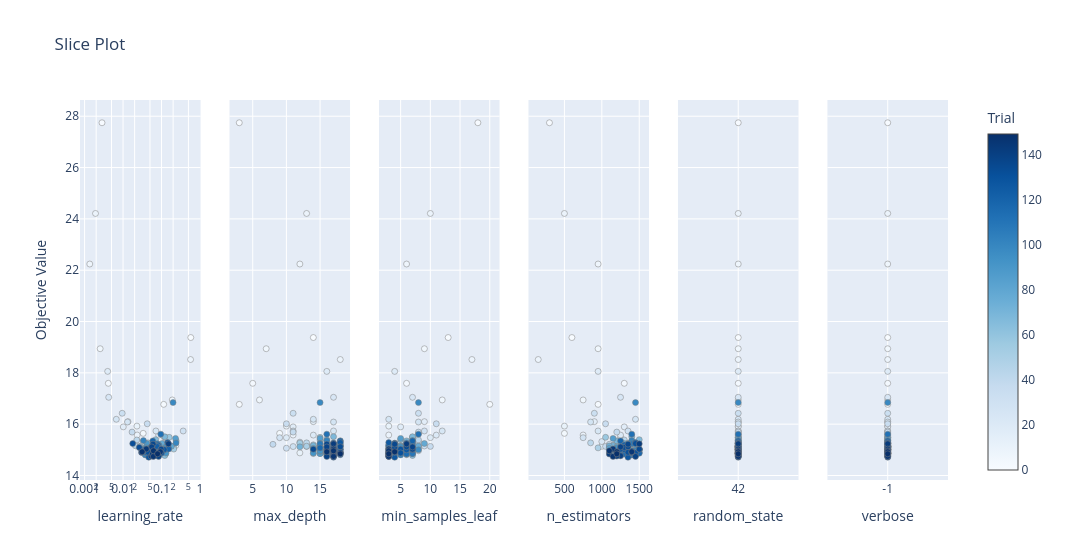

Here is the notebook cell this chart was saved with:
### Code cell
# A "slice" of the search space for each individual parameter.
# It reveals the "shape" of the optimal region. If all the high-performing dots are clustered at the very edge of your search range (e.g., learning_rate at 0.001), it’s a sign you should shift your search boundaries further in that direction.
optuna.visualization.plot_slice(Optuna_Study)

### Figure 1 — Plotly figure (JSON) as saved in the notebook; plotly's stock layout.template omitted (floating-point values rounded to 4 significant figures; data arrays with more than 128 entries replaced by an {"elided": "..."} marker saying what was removed)
{"data": [{"marker": {"color": {"elided": "150 int values"}, "colorbar": {"title": {"text": "Trial"}, "x": 1.0, "xpad": 40}, "colorscale": [[0.0, "rgb(247,251,255)"], [0.125, "rgb(222,235,247)"], [0.25, "rgb(198,219,239)"], [0.375, "rgb(158,202,225)"], [0.5, "rgb(107,174,214)"], [0.625, "rgb(66,146,198)"], [0.75, "rgb(33,113,181)"], [0.875, "rgb(8,81,156)"], [1.0, "rgb(8,48,107)"]], "line": {"color": "Grey", "width": 0.5}, "showscale": true}, "mode": "markers", "name": "Feasible Trial", "showlegend": false, "type": "scatter", "x": {"elided": "150 float values"}, "xaxis": "x", "y": {"elided": "150 float values"}, "yaxis": "y"}, {"marker": {"color": {"elided": "150 int values"}, "colorbar": {"title": {"text": "Trial"}, "x": 1.0, "xpad": 40}, "colorscale": [[0.0, "rgb(247,251,255)"], [0.125, "rgb(222,235,247)"], [0.25, "rgb(198,219,239)"], [0.375, "rgb(158,202,225)"], [0.5, "rgb(107,174,214)"], [0.625, "rgb(66,146,198)"], [0.75, "rgb(33,113,181)"], [0.875, "rgb(8,81,156)"], [1.0, "rgb(8,48,107)"]], "line": {"color": "Grey", "width": 0.5}, "showscale": false}, "mode": "markers", "name": "Feasible Trial", "showlegend": false, "type": "scatter", "x": {"elided": "150 int values"}, "xaxis": "x2", "y": {"elided": "150 float values"}, "yaxis": "y2"}, {"marker": {"color": {"elided": "150 int values"}, "colorbar": {"title": {"text": "Trial"}, "x": 1.0, "xpad": 40}, "colorscale": [[0.0, "rgb(247,251,255)"], [0.125, "rgb(222,235,247)"], [0.25, "rgb(198,219,239)"], [0.375, "rgb(158,202,225)"], [0.5, "rgb(107,174,214)"], [0.625, "rgb(66,146,198)"], [0.75, "rgb(33,113,181)"], [0.875, "rgb(8,81,156)"], [1.0, "rgb(8,48,107)"]], "line": {"color": "Grey", "width": 0.5}, "showscale": false}, "mode": "markers", "name": "Feasible Trial", "showlegend": false, "type": "scatter", "x": {"elided": "150 int values"}, "xaxis": "x3", "y": {"elided": "150 float values"}, "yaxis": "y3"}, {"marker": {"color": {"elided": "150 int values"}, "colorbar": {"title": {"text": "Trial"}, "x": 1.0, "xpad": 40}, "colorscale": [[0.0, "rgb(247,251,255)"], [0.125, "rgb(222,235,247)"], [0.25, "rgb(198,219,239)"], [0.375, "rgb(158,202,225)"], [0.5, "rgb(107,174,214)"], [0.625, "rgb(66,146,198)"], [0.75, "rgb(33,113,181)"], [0.875, "rgb(8,81,156)"], [1.0, "rgb(8,48,107)"]], "line": {"color": "Grey", "width": 0.5}, "showscale": false}, "mode": "markers", "name": "Feasible Trial", "showlegend": false, "type": "scatter", "x": {"elided": "150 int values"}, "xaxis": "x4", "y": {"elided": "150 float values"}, "yaxis": "y4"}, {"marker": {"color": {"elided": "150 int values"}, "colorbar": {"title": {"text": "Trial"}, "x": 1.0, "xpad": 40}, "colorscale": [[0.0, "rgb(247,251,255)"], [0.125, "rgb(222,235,247)"], [0.25, "rgb(198,219,239)"], [0.375, "rgb(158,202,225)"], [0.5, "rgb(107,174,214)"], [0.625, "rgb(66,146,198)"], [0.75, "rgb(33,113,181)"], [0.875, "rgb(8,81,156)"], [1.0, "rgb(8,48,107)"]], "line": {"color": "Grey", "width": 0.5}, "showscale": false}, "mode": "markers", "name": "Feasible Trial", "showlegend": false, "type": "scatter", "x": {"elided": "150 str values"}, "xaxis": "x5", "y": {"elided": "150 float values"}, "yaxis": "y5"}, {"marker": {"color": {"elided": "150 int values"}, "colorbar": {"title": {"text": "Trial"}, "x": 1.0, "xpad": 40}, "colorscale": [[0.0, "rgb(247,251,255)"], [0.125, "rgb(222,235,247)"], [0.25, "rgb(198,219,239)"], [0.375, "rgb(158,202,225)"], [0.5, "rgb(107,174,214)"], [0.625, "rgb(66,146,198)"], [0.75, "rgb(33,113,181)"], [0.875, "rgb(8,81,156)"], [1.0, "rgb(8,48,107)"]], "line": {"color": "Grey", "width": 0.5}, "showscale": false}, "mode": "markers", "name": "Feasible Trial", "showlegend": false, "type": "scatter", "x": {"elided": "150 str values"}, "xaxis": "x6", "y": {"elided": "150 float values"}, "yaxis": "y6"}], "layout": {"title": {"text": "Slice Plot"}, "width": 1800, "xaxis": {"anchor": "y", "domain": [0.0, 0.1389], "title": {"text": "learning_rate"}, "type": "log"}, "xaxis2": {"anchor": "y2", "domain": [0.1722, 0.3111], "title": {"text": "max_depth"}}, "xaxis3": {"anchor": "y3", "domain": [0.3444, 0.4833], "title": {"text": "min_samples_leaf"}}, "xaxis4": {"anchor": "y4", "domain": [0.5167, 0.6556], "title": {"text": "n_estimators"}}, "xaxis5": {"anchor": "y5", "categoryarray": ["42"], "categoryorder": "array", "domain": [0.6889, 0.8278], "title": {"text": "random_state"}, "type": "category"}, "xaxis6": {"anchor": "y6", "categoryarray": ["-1"], "categoryorder": "array", "domain": [0.8611, 1.0], "title": {"text": "verbose"}, "type": "category"}, "yaxis": {"anchor": "x", "domain": [0.0, 1.0], "title": {"text": "Objective Value"}}, "yaxis2": {"anchor": "x2", "domain": [0.0, 1.0], "matches": "y", "showticklabels": false}, "yaxis3": {"anchor": "x3", "domain": [0.0, 1.0], "matches": "y", "showticklabels": false}, "yaxis4": {"anchor": "x4", "domain": [0.0, 1.0], "matches": "y", "showticklabels": false}, "yaxis5": {"anchor": "x5", "domain": [0.0, 1.0], "matches": "y", "showticklabels": false}, "yaxis6": {"anchor": "x6", "domain": [0.0, 1.0], "matches": "y", "showticklabels": false}}}
